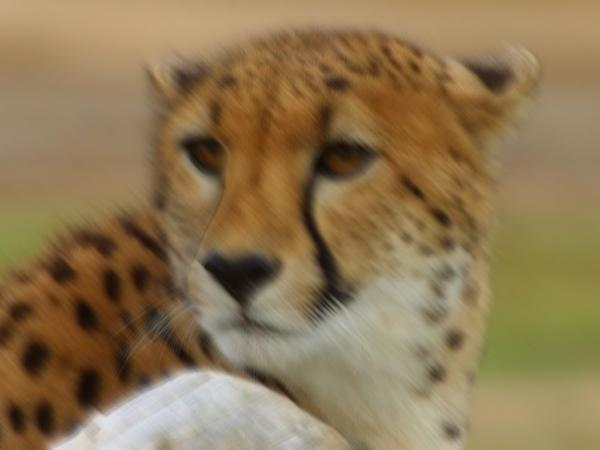
#> input picture bimage3.jpg, 600 x 450 px
$ jupyter execute 'Spatial Filtering.ipynb'   (Python 2 division)
#> lines starting #> are read from the running program, lines starting #| are printed output that depends on the picture
### Applying spatial filtering for blurring/noise reduction

[cell 1]
import cv2
from PIL import Image
import numpy as np

[cell 2]
img = cv2.imread('bimage3.jpg', 2)
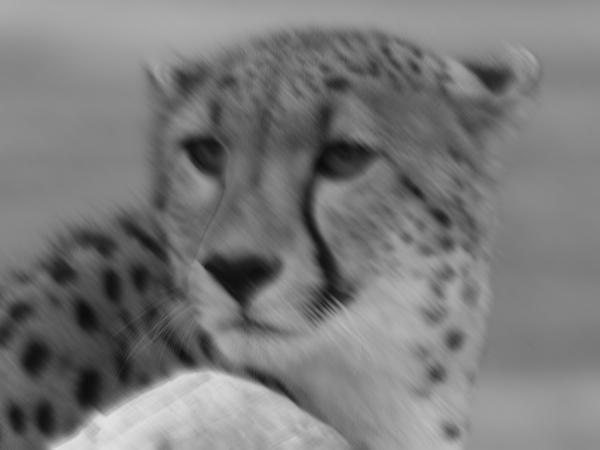
#> img: shape (450, 600); min 11, max 226, mean 121.9
print img.shape
#| (450, 600)
Image.fromarray(img)

[cell 3]
arrayfilter = np.ones((9,9)) * 1/9
[height, width] = img.shape
#> height = 450; width = 600
newimg          = np.zeros(img.shape, np.uint8)
